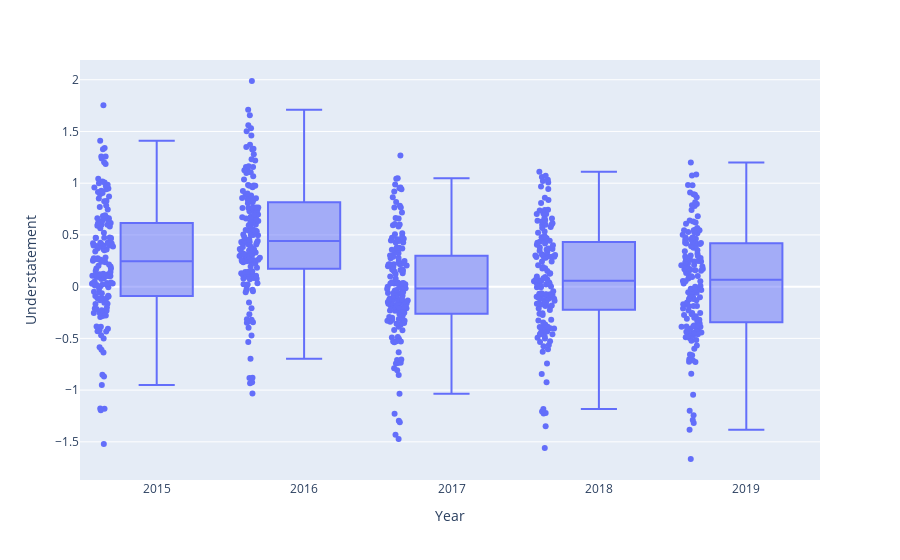
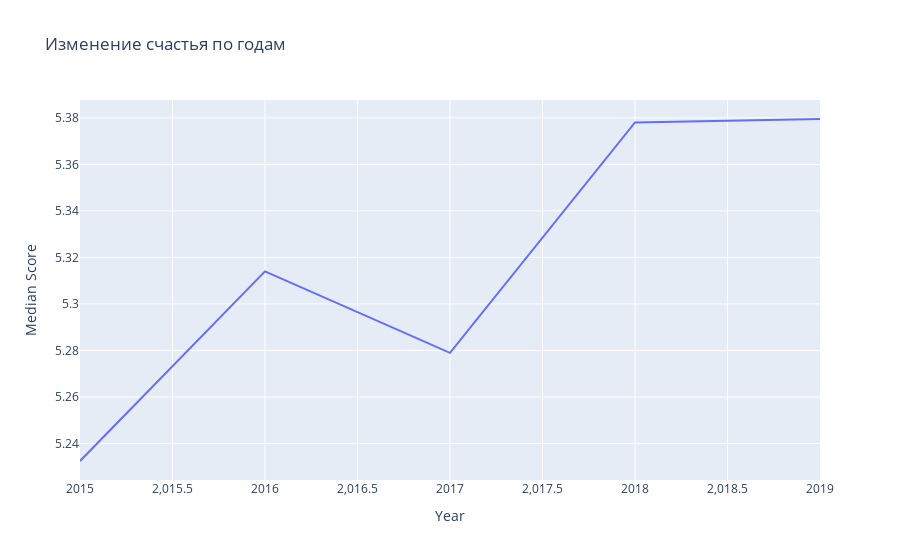

The notebook cell these images were saved under, in order:
### Code cell
#  Показатель того, насколько сильно граждане преуменбшают или преувеличивают свое счастье.
# 0 - факт, >0 - Преуменьшают, <0 - Преувеличивают (Такой вывод я сделал, изучив историю набора данных)
import plotly.express as px
fig = px.box(df_score_of_year, y="Understatement", points="all", x='Year')
fig2 = px.line(df_score_of_year, y="Median Score", x='Year',title="Изменение счастья по годам")
fig.show()
fig2.show()

### Figure 1 — Plotly figure (JSON) as saved in the notebook; plotly's stock layout.template omitted (floating-point values rounded to 4 significant figures; data arrays with more than 128 entries replaced by an {"elided": "..."} marker saying what was removed)
{"data": [{"alignmentgroup": "True", "boxpoints": "all", "hovertemplate": "Year=%{x}<br>Understatement=%{y}<extra></extra>", "legendgroup": "", "marker": {"color": "#636efa"}, "name": "", "notched": false, "offsetgroup": "", "orientation": "v", "showlegend": false, "type": "box", "x": {"elided": "782 int values"}, "x0": " ", "xaxis": "x", "y": {"elided": "782 float values"}, "y0": " ", "yaxis": "y"}], "layout": {"boxmode": "group", "legend": {"tracegroupgap": 0}, "margin": {"t": 60}, "xaxis": {"anchor": "y", "domain": [0, 1], "title": {"text": "Year"}}, "yaxis": {"anchor": "x", "domain": [0, 1], "title": {"text": "Understatement"}}}}

### Figure 2 — Plotly figure (JSON) as saved in the notebook; plotly's stock layout.template omitted (floating-point values rounded to 4 significant figures; data arrays with more than 128 entries replaced by an {"elided": "..."} marker saying what was removed)
{"data": [{"hovertemplate": "Year=%{x}<br>Median Score=%{y}<extra></extra>", "legendgroup": "", "line": {"color": "#636efa", "dash": "solid"}, "marker": {"symbol": "circle"}, "mode": "lines", "name": "", "orientation": "v", "showlegend": false, "type": "scatter", "x": {"elided": "782 int values"}, "xaxis": "x", "y": {"elided": "782 float values"}, "yaxis": "y"}], "layout": {"legend": {"tracegroupgap": 0}, "title": {"text": "Изменение счастья по годам"}, "xaxis": {"anchor": "y", "domain": [0, 1], "title": {"text": "Year"}}, "yaxis": {"anchor": "x", "domain": [0, 1], "title": {"text": "Median Score"}}}}
